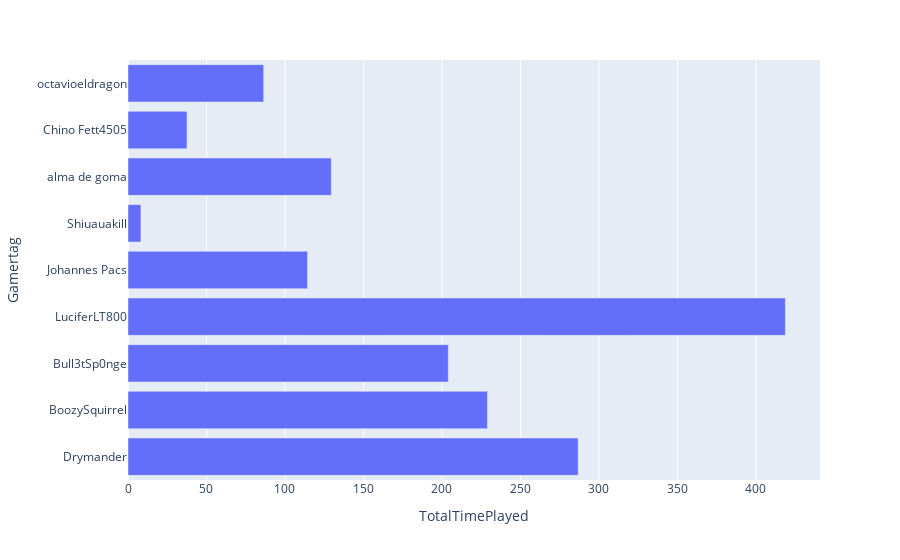

Write notebook code for a chart like this one.
### Code cell
import plotly.express as px
# df = df
fig = px.bar(df, x='TotalTimePlayed', y='Gamertag', orientation='h')
fig.show()

### Figure 1 — Plotly figure (JSON) as saved in the notebook; plotly's stock layout.template omitted (floating-point values rounded to 4 significant figures)
{"data": [{"alignmentgroup": "True", "hovertemplate": "TotalTimePlayed=%{x}<br>Gamertag=%{y}<extra></extra>", "legendgroup": "", "marker": {"color": "#636efa"}, "name": "", "offsetgroup": "", "orientation": "h", "showlegend": false, "textposition": "auto", "type": "bar", "x": [286.7, 229.0, 204.0, 418.8, 114.4, 8.245, 129.5, 37.6, 86.43], "xaxis": "x", "y": ["Drymander", "BoozySquirrel", "Bull3tSp0nge", "LuciferLT800", "Johannes Pacs", "Shiuauakill", "alma de goma", "Chino Fett4505", "octavioeldragon"], "yaxis": "y"}], "layout": {"barmode": "relative", "legend": {"tracegroupgap": 0}, "margin": {"t": 60}, "xaxis": {"anchor": "y", "domain": [0, 1], "title": {"text": "TotalTimePlayed"}}, "yaxis": {"anchor": "x", "domain": [0, 1], "title": {"text": "Gamertag"}}}}
